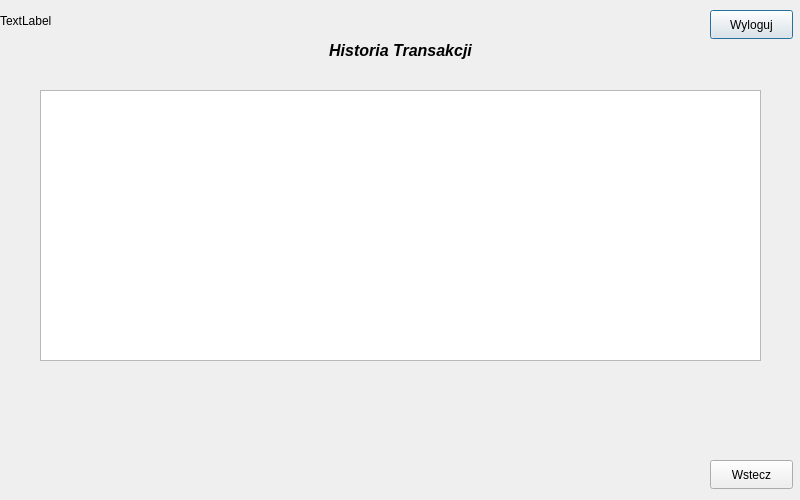
<?xml version="1.0" encoding="UTF-8"?>
<ui version="4.0">
 <class>UserMenu_3</class>
 <widget class="QDialog" name="UserMenu_3">
  <property name="geometry">
   <rect>
    <x>0</x>
    <y>0</y>
    <width>800</width>
    <height>500</height>
   </rect>
  </property>
  <property name="minimumSize">
   <size>
    <width>800</width>
    <height>500</height>
   </size>
  </property>
  <property name="maximumSize">
   <size>
    <width>800</width>
    <height>500</height>
   </size>
  </property>
  <property name="windowTitle">
   <string>Dialog</string>
  </property>
  <widget class="QLabel" name="label_data_godzina">
   <property name="geometry">
    <rect>
     <x>0</x>
     <y>0</y>
     <width>121</width>
     <height>41</height>
    </rect>
   </property>
   <property name="text">
    <string>TextLabel</string>
   </property>
  </widget>
  <widget class="QPushButton" name="pushButton_wyloguj">
   <property name="geometry">
    <rect>
     <x>710</x>
     <y>10</y>
     <width>83</width>
     <height>29</height>
    </rect>
   </property>
   <property name="text">
    <string>Wyloguj</string>
   </property>
  </widget>
  <widget class="QPushButton" name="pushButton_Wstecz">
   <property name="geometry">
    <rect>
     <x>710</x>
     <y>460</y>
     <width>83</width>
     <height>29</height>
    </rect>
   </property>
   <property name="text">
    <string>Wstecz</string>
   </property>
  </widget>
  <widget class="QTableView" name="tableView_HistoriaTransakcji">
   <property name="geometry">
    <rect>
     <x>40</x>
     <y>90</y>
     <width>721</width>
     <height>271</height>
    </rect>
   </property>
  </widget>
  <widget class="QLabel" name="label">
   <property name="geometry">
    <rect>
     <x>0</x>
     <y>40</y>
     <width>801</width>
     <height>21</height>
    </rect>
   </property>
   <property name="text">
    <string>&lt;html&gt;&lt;head/&gt;&lt;body&gt;&lt;p align=&quot;center&quot;&gt;&lt;span style=&quot; font-size:12pt; font-weight:700; font-style:italic;&quot;&gt;Historia Transakcji&lt;/span&gt;&lt;/p&gt;&lt;/body&gt;&lt;/html&gt;</string>
   </property>
  </widget>
 </widget>
 <resources/>
 <connections/>
</ui>
